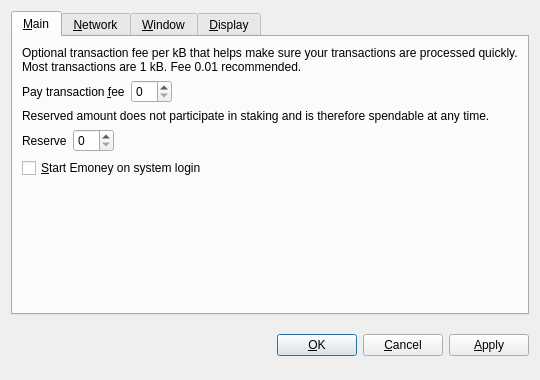
<?xml version="1.0" encoding="UTF-8"?>
<ui version="4.0">
 <class>OptionsDialog</class>
 <widget class="QDialog" name="OptionsDialog">
  <property name="geometry">
   <rect>
    <x>0</x>
    <y>0</y>
    <width>540</width>
    <height>380</height>
   </rect>
  </property>
  <property name="windowTitle">
   <string>Options</string>
  </property>
  <property name="modal">
   <bool>true</bool>
  </property>
  <layout class="QVBoxLayout" name="verticalLayout">
   <item>
    <widget class="QTabWidget" name="tabWidget">
     <property name="tabPosition">
      <enum>QTabWidget::North</enum>
     </property>
     <property name="currentIndex">
      <number>0</number>
     </property>
     <widget class="QWidget" name="tabMain">
      <attribute name="title">
       <string>&amp;Main</string>
      </attribute>
      <layout class="QVBoxLayout" name="verticalLayout_Main">
       <item>
        <widget class="QLabel" name="transactionFeeInfoLabel">
         <property name="text">
          <string>Optional transaction fee per kB that helps make sure your transactions are processed quickly. Most transactions are 1 kB. Fee 0.01 recommended.</string>
         </property>
         <property name="textFormat">
          <enum>Qt::PlainText</enum>
         </property>
         <property name="wordWrap">
          <bool>true</bool>
         </property>
        </widget>
       </item>
       <item>
        <layout class="QHBoxLayout" name="horizontalLayoutFee">
         <item>
          <widget class="QLabel" name="transactionFeeLabel">
           <property name="text">
            <string>Pay transaction &amp;fee</string>
           </property>
           <property name="textFormat">
            <enum>Qt::PlainText</enum>
           </property>
           <property name="buddy">
            <cstring>transactionFee</cstring>
           </property>
          </widget>
         </item>
         <item>
          <widget class="BitcoinAmountField" name="transactionFee"/>
         </item>
         <item>
          <spacer name="horizontalSpacerFee">
           <property name="orientation">
            <enum>Qt::Horizontal</enum>
           </property>
           <property name="sizeHint" stdset="0">
            <size>
             <width>40</width>
             <height>20</height>
            </size>
           </property>
          </spacer>
         </item>
        </layout>
       </item>
       <item>
        <widget class="QLabel" name="reserveBalanceInfoLabel">
         <property name="text">
          <string>Reserved amount does not participate in staking and is therefore spendable at any time.</string>
         </property>
         <property name="textFormat">
          <enum>Qt::PlainText</enum>
         </property>
         <property name="wordWrap">
          <bool>true</bool>
         </property>
        </widget>
       </item>
       <item>
        <layout class="QHBoxLayout" name="horizontalLayoutReserveBalance">
         <item>
          <widget class="QLabel" name="reserveBalanceLabel">
           <property name="text">
            <string>Reserve</string>
           </property>
           <property name="textFormat">
            <enum>Qt::PlainText</enum>
           </property>
           <property name="buddy">
            <cstring>reserveBalance</cstring>
           </property>
          </widget>
         </item>
         <item>
          <widget class="BitcoinAmountField" name="reserveBalance"/>
         </item>
         <item>
          <spacer name="horizontalSpacerReserveBalance">
           <property name="orientation">
            <enum>Qt::Horizontal</enum>
           </property>
           <property name="sizeHint" stdset="0">
            <size>
             <width>40</width>
             <height>20</height>
            </size>
           </property>
          </spacer>
         </item>
        </layout>
       </item>
       <item>
        <widget class="QCheckBox" name="bitcoinAtStartup">
         <property name="toolTip">
          <string>Automatically start Emoney after logging in to the system.</string>
         </property>
         <property name="text">
          <string>&amp;Start Emoney on system login</string>
         </property>
        </widget>
       </item>
       <item>
        <spacer name="verticalSpacer_Main">
         <property name="orientation">
          <enum>Qt::Vertical</enum>
         </property>
         <property name="sizeHint" stdset="0">
          <size>
           <width>20</width>
           <height>40</height>
          </size>
         </property>
        </spacer>
       </item>
      </layout>
     </widget>
     <widget class="QWidget" name="tabNetwork">
      <attribute name="title">
       <string>&amp;Network</string>
      </attribute>
      <layout class="QVBoxLayout" name="verticalLayout_Network">
       <item>
        <widget class="QCheckBox" name="mapPortUpnp">
         <property name="toolTip">
          <string>Automatically open the Emoney client port on the router. This only works when your router supports UPnP and it is enabled.</string>
         </property>
         <property name="text">
          <string>Map port using &amp;UPnP</string>
         </property>
        </widget>
       </item>
       <item>
        <widget class="QCheckBox" name="connectSocks">
         <property name="toolTip">
          <string>Connect to the Emoney network through a SOCKS proxy (e.g. when connecting through Tor).</string>
         </property>
         <property name="text">
          <string>&amp;Connect through SOCKS proxy:</string>
         </property>
        </widget>
       </item>
       <item>
        <layout class="QHBoxLayout" name="horizontalLayout_Network">
         <item>
          <widget class="QLabel" name="proxyIpLabel">
           <property name="text">
            <string>Proxy &amp;IP:</string>
           </property>
           <property name="textFormat">
            <enum>Qt::PlainText</enum>
           </property>
           <property name="buddy">
            <cstring>proxyIp</cstring>
           </property>
          </widget>
         </item>
         <item>
          <widget class="QValidatedLineEdit" name="proxyIp">
           <property name="maximumSize">
            <size>
             <width>140</width>
             <height>16777215</height>
            </size>
           </property>
           <property name="toolTip">
            <string>IP address of the proxy (e.g. 127.0.0.1)</string>
           </property>
          </widget>
         </item>
         <item>
          <widget class="QLabel" name="proxyPortLabel">
           <property name="text">
            <string>&amp;Port:</string>
           </property>
           <property name="textFormat">
            <enum>Qt::PlainText</enum>
           </property>
           <property name="buddy">
            <cstring>proxyPort</cstring>
           </property>
          </widget>
         </item>
         <item>
          <widget class="QLineEdit" name="proxyPort">
           <property name="maximumSize">
            <size>
             <width>55</width>
             <height>16777215</height>
            </size>
           </property>
           <property name="toolTip">
            <string>Port of the proxy (e.g. 9050)</string>
           </property>
          </widget>
         </item>
         <item>
          <widget class="QLabel" name="socksVersionLabel">
           <property name="text">
            <string>SOCKS &amp;Version:</string>
           </property>
           <property name="textFormat">
            <enum>Qt::PlainText</enum>
           </property>
           <property name="buddy">
            <cstring>socksVersion</cstring>
           </property>
          </widget>
         </item>
         <item>
          <widget class="QValueComboBox" name="socksVersion">
           <property name="toolTip">
            <string>SOCKS version of the proxy (e.g. 5)</string>
           </property>
          </widget>
         </item>
         <item>
          <spacer name="horizontalSpacer_Network">
           <property name="orientation">
            <enum>Qt::Horizontal</enum>
           </property>
           <property name="sizeHint" stdset="0">
            <size>
             <width>40</width>
             <height>20</height>
            </size>
           </property>
          </spacer>
         </item>
        </layout>
       </item>
       <item>
        <spacer name="verticalSpacer_Network">
         <property name="orientation">
          <enum>Qt::Vertical</enum>
         </property>
         <property name="sizeHint" stdset="0">
          <size>
           <width>20</width>
           <height>40</height>
          </size>
         </property>
        </spacer>
       </item>
      </layout>
     </widget>
     <widget class="QWidget" name="tabWindow">
      <attribute name="title">
       <string>&amp;Window</string>
      </attribute>
      <layout class="QVBoxLayout" name="verticalLayout_Window">
       <item>
        <widget class="QCheckBox" name="minimizeToTray">
         <property name="toolTip">
          <string>Show only a tray icon after minimizing the window.</string>
         </property>
         <property name="text">
          <string>&amp;Minimize to the tray instead of the taskbar</string>
         </property>
        </widget>
       </item>
       <item>
        <widget class="QCheckBox" name="minimizeOnClose">
         <property name="toolTip">
          <string>Minimize instead of exit the application when the window is closed. When this option is enabled, the application will be closed only after selecting Quit in the menu.</string>
         </property>
         <property name="text">
          <string>M&amp;inimize on close</string>
         </property>
        </widget>
       </item>
       <item>
        <spacer name="verticalSpacer_Window">
         <property name="orientation">
          <enum>Qt::Vertical</enum>
         </property>
         <property name="sizeHint" stdset="0">
          <size>
           <width>20</width>
           <height>40</height>
          </size>
         </property>
        </spacer>
       </item>
      </layout>
     </widget>
     <widget class="QWidget" name="tabDisplay">
      <attribute name="title">
       <string>&amp;Display</string>
      </attribute>
      <layout class="QVBoxLayout" name="verticalLayout_Display">
       <item>
        <layout class="QHBoxLayout" name="horizontalLayout_1_Display">
         <item>
          <widget class="QLabel" name="langLabel">
           <property name="text">
            <string>User Interface &amp;language:</string>
           </property>
           <property name="textFormat">
            <enum>Qt::PlainText</enum>
           </property>
           <property name="buddy">
            <cstring>lang</cstring>
           </property>
          </widget>
         </item>
         <item>
          <widget class="QValueComboBox" name="lang">
           <property name="toolTip">
            <string>The user interface language can be set here. This setting will take effect after restarting Emoney.</string>
           </property>
          </widget>
         </item>
        </layout>
       </item>
       <item>
        <layout class="QHBoxLayout" name="horizontalLayout_2_Display">
         <item>
          <widget class="QLabel" name="unitLabel">
           <property name="text">
            <string>&amp;Unit to show amounts in:</string>
           </property>
           <property name="textFormat">
            <enum>Qt::PlainText</enum>
           </property>
           <property name="buddy">
            <cstring>unit</cstring>
           </property>
          </widget>
         </item>
         <item>
          <widget class="QValueComboBox" name="unit">
           <property name="toolTip">
            <string>Choose the default subdivision unit to show in the interface and when sending coins.</string>
           </property>
          </widget>
         </item>
        </layout>
       </item>
       <item>
        <widget class="QCheckBox" name="displayAddresses">
         <property name="toolTip">
          <string>Whether to show Emoney addresses in the transaction list or not.</string>
         </property>
         <property name="text">
          <string>&amp;Display addresses in transaction list</string>
         </property>
        </widget>
       </item>
       <item>
        <widget class="QCheckBox" name="coinControlFeatures">
         <property name="toolTip">
          <string>Whether to show coin control features or not.</string>
         </property>
         <property name="text">
          <string>Display coin &amp;control features (experts only!)</string>
         </property>
        </widget>
       </item>
       <item>
        <spacer name="verticalSpacer_Display">
         <property name="orientation">
          <enum>Qt::Vertical</enum>
         </property>
         <property name="sizeHint" stdset="0">
          <size>
           <width>20</width>
           <height>40</height>
          </size>
         </property>
        </spacer>
       </item>
      </layout>
     </widget>
    </widget>
   </item>
   <item>
    <layout class="QHBoxLayout" name="horizontalLayout_Buttons">
     <item>
      <spacer name="horizontalSpacer_1">
       <property name="orientation">
        <enum>Qt::Horizontal</enum>
       </property>
       <property name="sizeHint" stdset="0">
        <size>
         <width>40</width>
         <height>48</height>
        </size>
       </property>
      </spacer>
     </item>
     <item>
      <widget class="QLabel" name="statusLabel">
       <property name="font">
        <font>
         <weight>75</weight>
         <bold>true</bold>
        </font>
       </property>
       <property name="text">
        <string/>
       </property>
       <property name="textFormat">
        <enum>Qt::PlainText</enum>
       </property>
       <property name="wordWrap">
        <bool>true</bool>
       </property>
      </widget>
     </item>
     <item>
      <spacer name="horizontalSpacer_2">
       <property name="orientation">
        <enum>Qt::Horizontal</enum>
       </property>
       <property name="sizeHint" stdset="0">
        <size>
         <width>40</width>
         <height>48</height>
        </size>
       </property>
      </spacer>
     </item>
     <item>
      <widget class="QPushButton" name="okButton">
       <property name="text">
        <string>&amp;OK</string>
       </property>
      </widget>
     </item>
     <item>
      <widget class="QPushButton" name="cancelButton">
       <property name="text">
        <string>&amp;Cancel</string>
       </property>
       <property name="autoDefault">
        <bool>false</bool>
       </property>
      </widget>
     </item>
     <item>
      <widget class="QPushButton" name="applyButton">
       <property name="text">
        <string>&amp;Apply</string>
       </property>
       <property name="autoDefault">
        <bool>false</bool>
       </property>
      </widget>
     </item>
    </layout>
   </item>
  </layout>
 </widget>
 <customwidgets>
  <customwidget>
   <class>BitcoinAmountField</class>
   <extends>QSpinBox</extends>
   <header>bitcoinamountfield.h</header>
  </customwidget>
  <customwidget>
   <class>QValueComboBox</class>
   <extends>QComboBox</extends>
   <header>qvaluecombobox.h</header>
  </customwidget>
  <customwidget>
   <class>QValidatedLineEdit</class>
   <extends>QLineEdit</extends>
   <header>qvalidatedlineedit.h</header>
  </customwidget>
 </customwidgets>
 <resources/>
 <connections/>
</ui>
